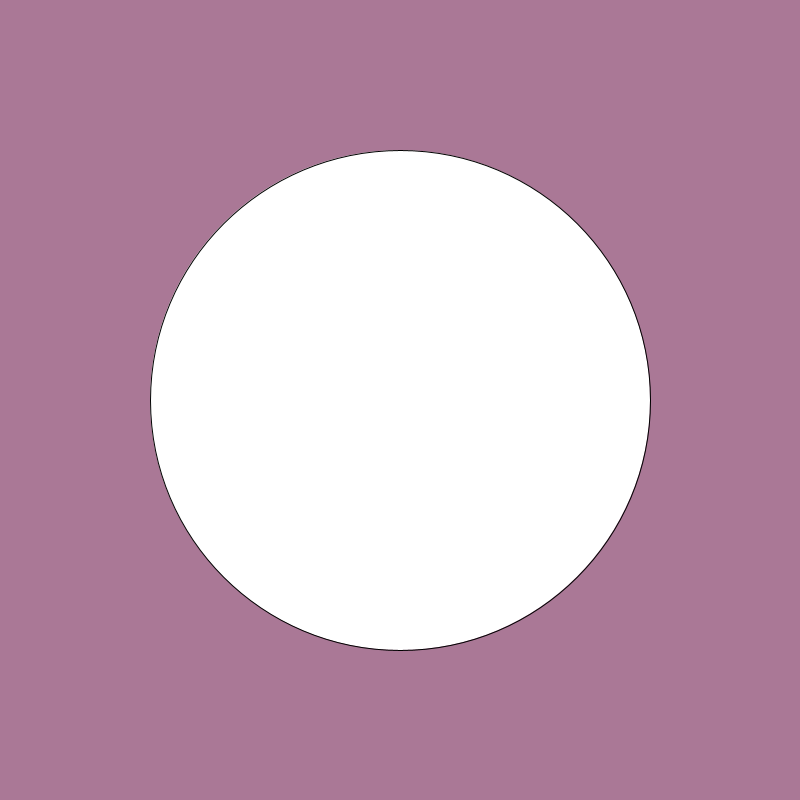
Frame 1 (no input)
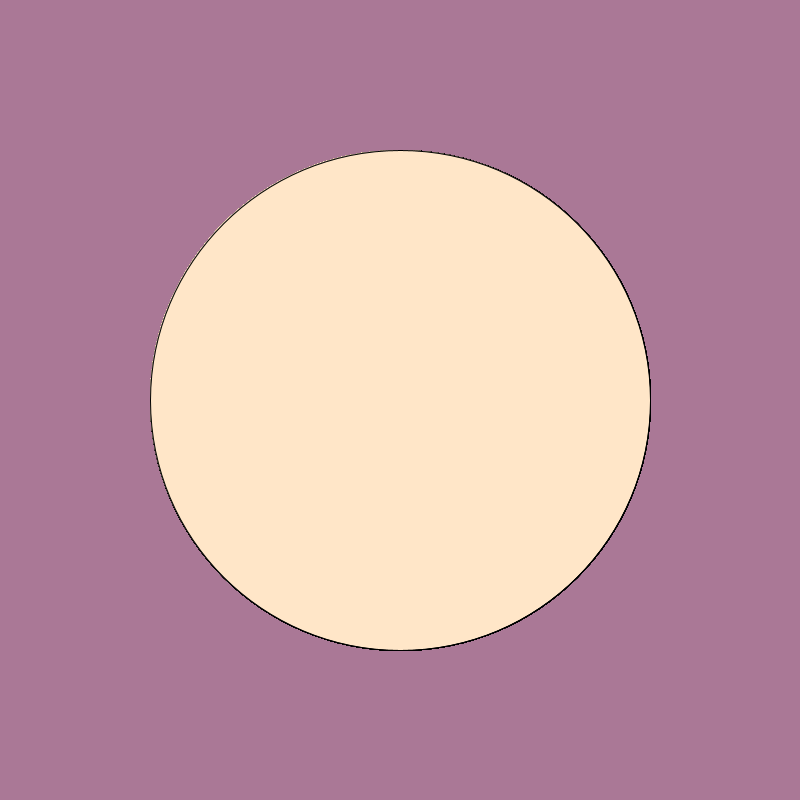
Frame 60 (the mouse pressed at the canvas centre just before this capture)
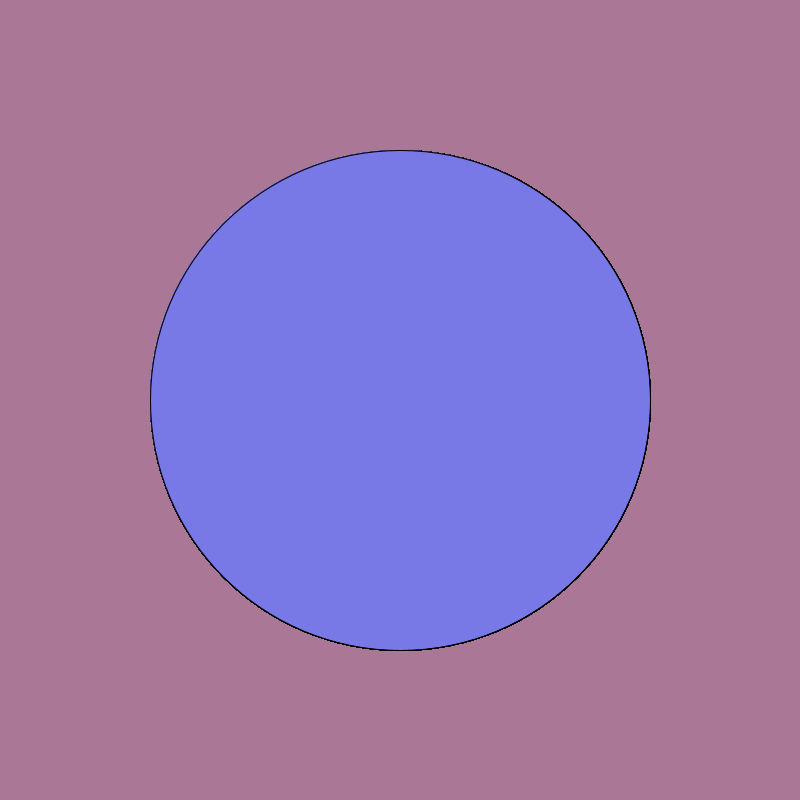
Frame 120 (the mouse held since frame 60 and released just before this capture)

The Processing sketch that drew these frames (run headless with seeded random() and noise(); from frame 60 on, the mouse is pressed at the canvas centre):

// Processing sketch: sketch_150322a
// ── sketch_150322a.pde
void setup() {
  size(800, 800);
   background(170,120,150);
}

void draw() {
  ellipse(400,400,500,500);
  fill(255, 230, 200);
 if (mousePressed)
 fill(120,120,230);
   

   //3. if the mouse is pressed, fill the circle with a different color          



}
// Copyright Wintriss Technical Schools 2013
